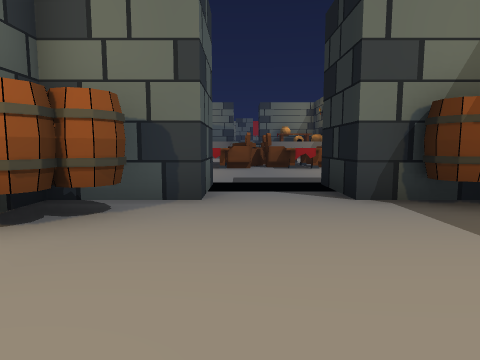
[1] (above)

15 first-person views from a walk through a Unity game level. The camera is 0.68 m above the floor, tilts 6° down and sees 75° across. The floor is counted in squares, 1 m on a side. Each view is taken from the middle of a square. On the plan, view 1 faces up. The plan holds only what a view shows up to about 10 squares ahead; the rest is blank. The place goes on beyond the plan. The player character is not drawn. Some animated figures are not drawn. Door leaves are left out, so doorways stand open.

[2]
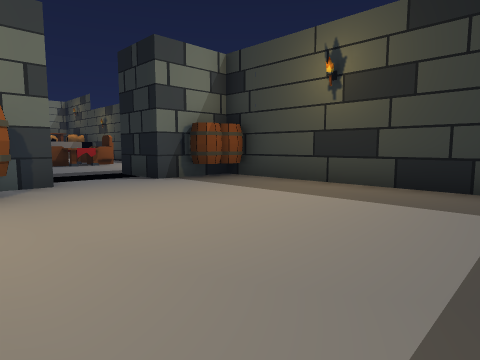

[3]
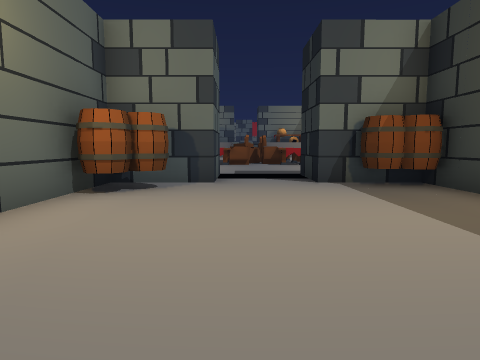

[4]
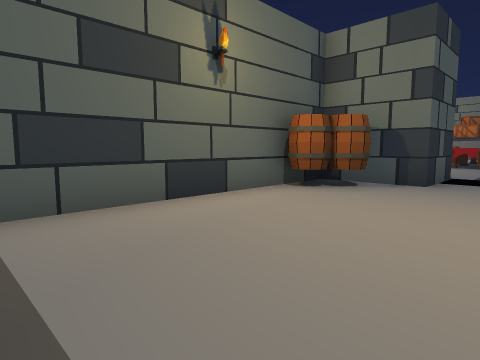

[5]
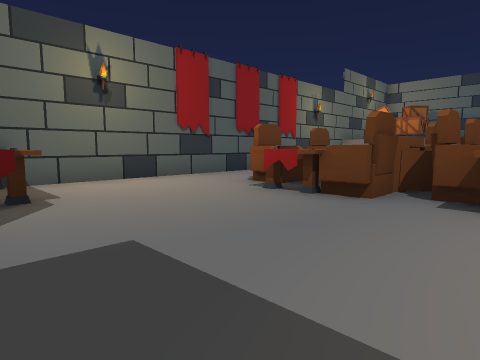

[6]
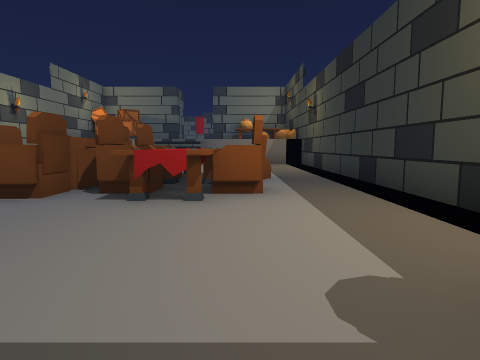

[7]
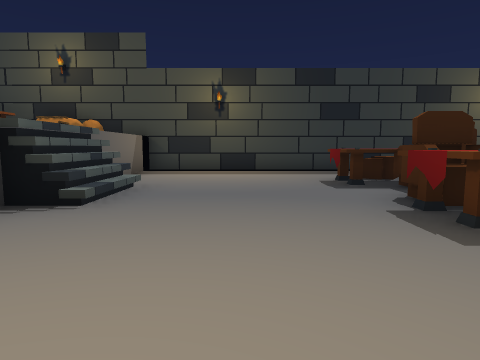

[8]
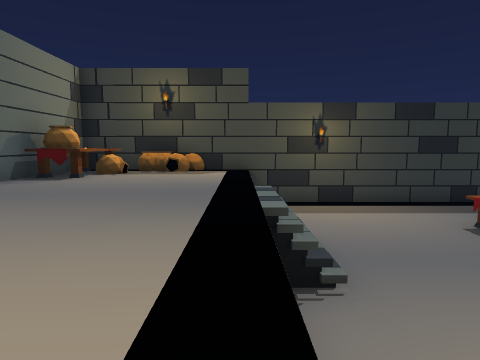

[9]
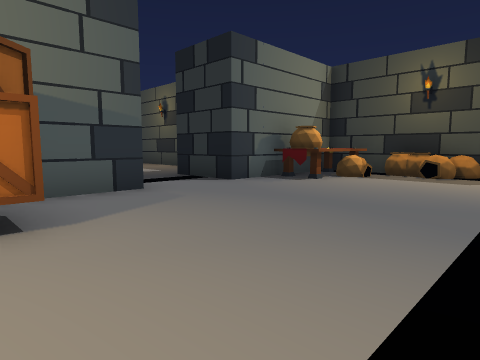

[10]
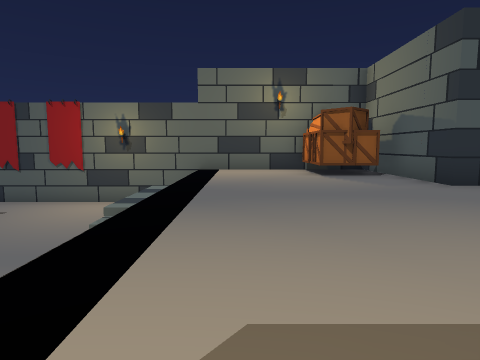

[11]
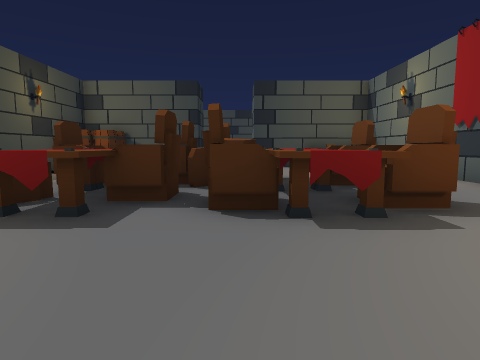

[12]
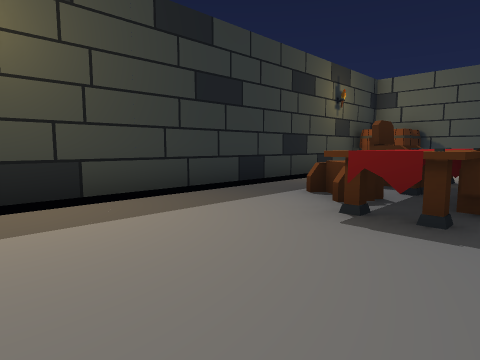

[13]
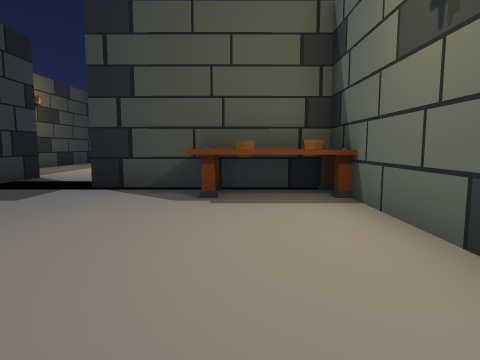

[14]
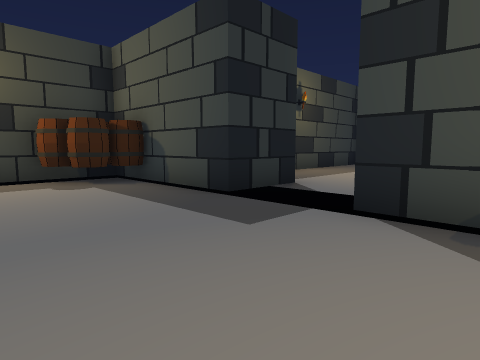

[15]
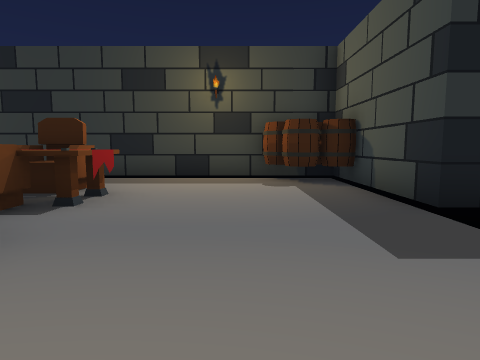

### Floor plan
Key: @ floor where view 1 was taken; # wall or solid block; . main floor; : floor 1 m higher than the main floor; / step, stairs or slope; D open door; T table; C chair; B barrel; A banner; P pot; R crate; O other object.
Columns run from 5 left of view 1 to 6 right of it. Each row starts with its distance up from view 1.
 24  ####DD#####
 23   RR::::P T#
 22 #RR::::::PP#
 21 #:::::::::P#
 20 #::::::::::P
 19 #::::::::::#
 18 #  ..//....#
 17 # .........#
 16 #..........#
 15 #A.........#
 14 #...TC.T...#
 13 #A.CTCCTC..#
 12 #...TCCT...#
 11 #A.CTCCTC..#
 10 #...TC.T...#
  9 #..........#
  8 #..........#
  7 #TT......BB#
  6 #PP......BO#
  5    ##DD###
  4   ###..#B#
  3   #BB...B#
  2   #......#
  1   #......#
  0   #..@...#
 -1   #......#
 -2   #.....

Positions as (right, up) in squares from view 1, and headings:
1: (0, 0), facing up
2: (-2, -2), facing up-right
3: (0, -2), facing up
4: (1, -2), facing up-left
5: (2, 6), facing up-left
6: (3, 6), facing up
7: (-4, 16), facing right
8: (-4, 19), facing right
9: (-3, 19), facing up-right
10: (5, 20), facing left
11: (0, 17), facing down
12: (1, 17), facing down-right
13: (-3, 11), facing down
14: (-2, 9), facing down-right
15: (-2, 8), facing right
